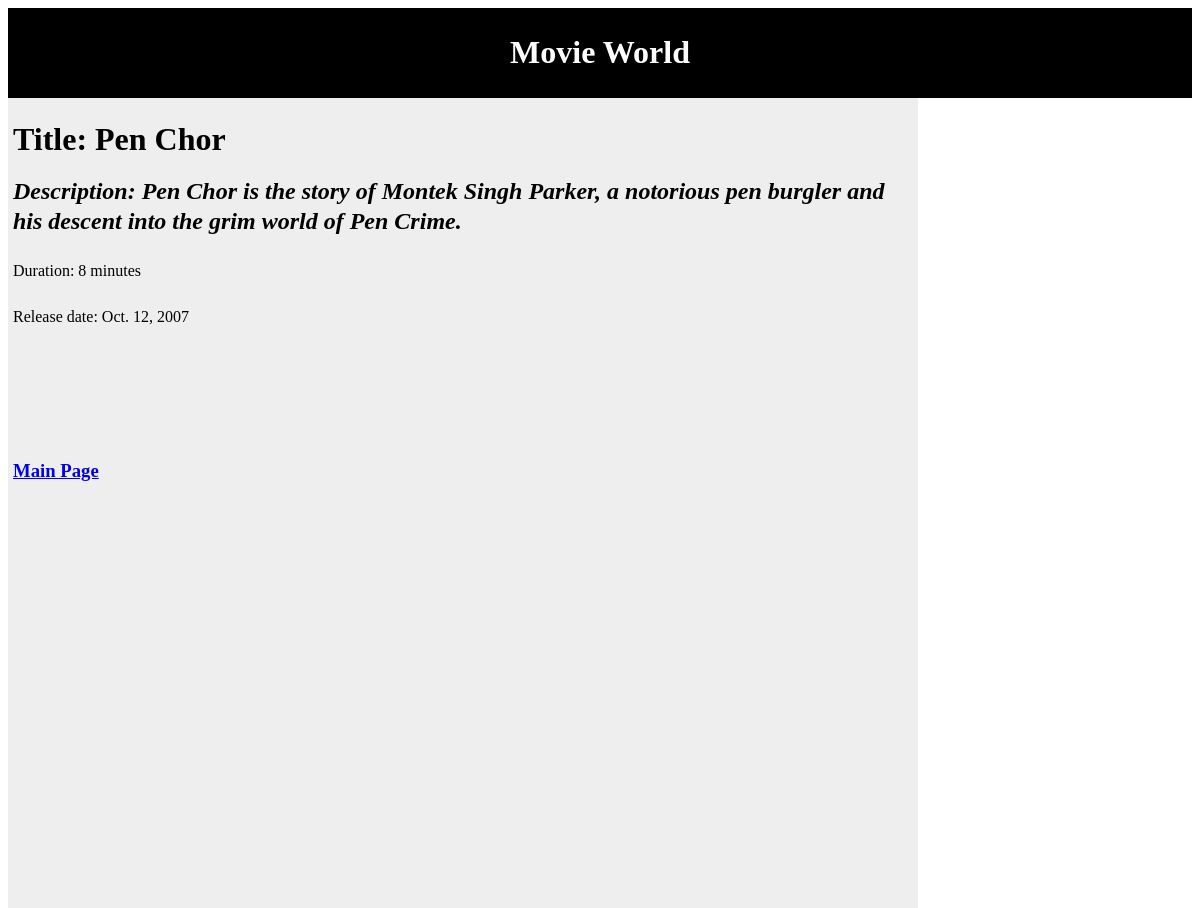
The page /movie_info/2/ on the database its author committed.
### movie_info/models.py (models this page shows, shortened)
class Movie(models.Model):
    title = models.CharField(max_length=50)
    description = models.CharField(max_length=200)
    movie_length = models.IntegerField(default=0)
    movie_release_date = models.DateField()

### movie_info/views.py (the view)
# urls.py: url(r'^(?P<movie_id>\d+)/$',views.detail,name='movie_detail'),
def detail(request, movie_id):
    movie = get_object_or_404(Movie, pk=movie_id)
    return render(request, 'movie_info/movie_detail.html', {'movie':movie})

### movie_info/templates/movie_info/movie_detail.html (shortened to what this page needs)
<html>
<head>
</head>
<div id = "header">
<h1>Movie World</h1>
</div>
<div id = mid_left>
<h1>Title: {{ movie.title }}</h1>
<h2><i>Description: {{ movie.description }}</i></h2>
<p>Duration: {{ movie.movie_length }} minutes</p>
<p>Release date: {{ movie.movie_release_date }}</p>
<h3> <a href="{% url 'filter_sort' %}">Main Page </a></h3>
</div>

### movie_info/templates/movie_info/movie_detail.html (style rules this page uses)
#header { background-color:black; color:white; text-align:center; padding:5px; }
#mid_left { line-height:30px; background-color:#eeeeee; height:800px; width:900px; float:left; padding:5px; }

### rows shown on the page
Movie: title "Pen Chor", description "Pen Chor is the story of Montek Singh Parker, a notorious pen burgler and his descent into the grim world of Pen Crime.", movie_length "8", movie_release_date "Oct. 12, 2007"
